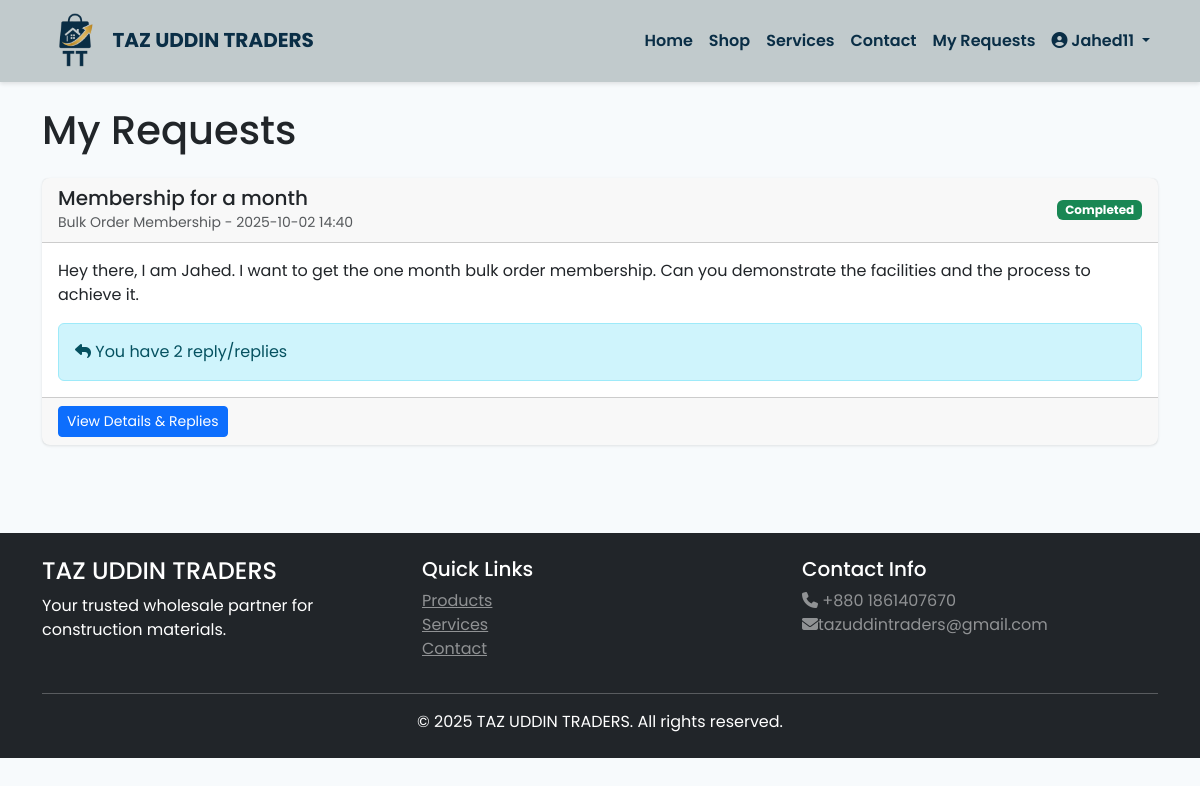
The app's page /services/my-requests/ (signed in) with its own data.
### accounts/models.py (models this page shows)
class User(AbstractUser):
    ROLE_CHOICES = (
        ('superadmin', 'Superadmin'),
        ('owner', 'Owner'),
        ('client', 'Client'),
    )
    role = models.CharField(max_length=20, choices=ROLE_CHOICES, default='client')
    phone = models.CharField(max_length=15, blank=True)
    address = models.TextField(blank=True)
    created_at = models.DateTimeField(auto_now_add=True)
    updated_at = models.DateTimeField(auto_now=True)
    class Meta:
        db_table = 'users'
    def is_superadmin(self):
        return self.role == 'superadmin'
    def is_owner(self):
        return self.role == 'owner'
    def is_client(self):
        return self.role == 'client'

### services/models.py (models this page shows, shortened)
class Request(models.Model):
    STATUS_CHOICES = (
        ('pending', 'Pending'),
        ('in_progress', 'In Progress'),
        ('completed', 'Completed'),
        ('cancelled', 'Cancelled'),
    )
    user = models.ForeignKey(User, on_delete=models.CASCADE, related_name='requests')
    service = models.ForeignKey(Service, on_delete=models.SET_NULL, null=True)
    subject = models.CharField(max_length=200)
    message = models.TextField()
    status = models.CharField(max_length=20, choices=STATUS_CHOICES, default='pending')
    created_at = models.DateTimeField(auto_now_add=True)
    updated_at = models.DateTimeField(auto_now=True)
    class Meta:
        ordering = ['-created_at']
        indexes = [
            models.Index(fields=['user', 'status']),
            models.Index(fields=['created_at']),
        ]

class Service(models.Model):
    SERVICE_TYPES = (
        ('membership', 'Membership'),
        ('appointment', 'Appointment (In-person)'),
        ('online_appointment', 'Online Appointment'),
        ('order', 'Order Placement'),
        ('complaint', 'Complaint Submission'),
        ('fast_track', 'Fast Track Help'),
        ('general', 'General Request'),
    )
    title = models.CharField(max_length=200)
    service_type = models.CharField(max_length=30, choices=SERVICE_TYPES)
    description = models.TextField()
    icon = models.CharField(max_length=50, blank=True)
    is_active = models.BooleanField(default=True)
    created_at = models.DateTimeField(auto_now_add=True)
    updated_at = models.DateTimeField(auto_now=True)

### services/views.py (the view)
# urls.py: path('my-requests/', views.ClientRequestListView.as_view(), name='request_list'),
class ClientRequestListView(LoginRequiredMixin, ListView):
    model = Request
    template_name = 'services/client_request_list.html'
    context_object_name = 'requests'
    paginate_by = 10
    def get_queryset(self):
        return Request.objects.filter(
            user=self.request.user
        ).select_related('service').prefetch_related('replies')

### templates/services/client_request_list.html (shortened to what this page needs)
{% extends 'base.html' %}
{% block content %}
<div class="container">
    <h1 class="mb-4">My Requests</h1>
    <div class="row">
        <div class="col-md-12">
            {% for request in requests %}
            <div class="card mb-3">
                <div class="card-header d-flex justify-content-between align-items-center">
                    <div>
                        <h5 class="mb-0">{{ request.subject }}</h5>
                        <small class="text-muted">{{ request.service.title }} - {{ request.created_at|date:"Y-m-d H:i" }}</small>
                    </div>
                    <span class="badge bg-{% if request.status == 'pending' %}warning{% elif request.status == 'completed' %}success{% elif request.status == 'cancelled' %}danger{% else %}info{% endif %}">
                        {{ request.get_status_display }}
                    </span>
                </div>
                <div class="card-body">
                    <p>{{ request.message|truncatewords:30 }}</p>
                    {% if request.replies.exists %}
                    <div class="alert alert-info mb-0">
                        <i class="fas fa-reply"></i> You have {{ request.replies.count }} reply/replies
                    </div>
                    {% endif %}
                </div>
                <div class="card-footer">
                    <a href="{% url 'services:client_request_detail' request.pk %}" class="btn btn-primary btn-sm">
                        View Details & Replies
                    </a>
                </div>
            </div>
            {% empty %}
            <div class="alert alert-info">
                <h5>No requests yet</h5>
                <p>You haven't submitted any requests. Visit our <a href="{% url 'services:service_list' %}">services page</a> to submit a request.</p>
            </div>
            {% endfor %}
        </div>
    </div>
</div>
{% endblock %}

### templates/base.html (shortened to what this page needs)
 {% load static %}
<!DOCTYPE html>
<html lang="en">
<head>
    <link href="https://cdn.jsdelivr.net/npm/bootstrap@5.3.0/dist/css/bootstrap.min.css" rel="stylesheet">
    <link rel="stylesheet" href="https://cdnjs.cloudflare.com/ajax/libs/font-awesome/6.4.0/css/all.min.css">
    {% load static %}
    <link rel="stylesheet" href="{% static 'css/style.css' %}">
</head>
<body>
    <nav class="navbar navbar-expand-lg navbar-dark" style="background-color: #C1CACC;">
        <div class="container">
            <a class="navbar-brand fw-bold" href="{% url 'core:home' %}" style="color:#0A2E46;">
                <img src="{% static 'img/logo.png' %}"  style="height:3.5rem;"> TAZ UDDIN TRADERS
            </a>
            <div class="collapse navbar-collapse" id="navbarNav">
                <ul class="navbar-nav ms-auto">
                    <li class="nav-item">
                        <a class="nav-link" style="color:#0A2E46;" href="{% url 'core:home' %}">Home</a>
                    </li>
                    <li class="nav-item">
                        <a class="nav-link" style="color:#0A2E46;" href="{% url 'shop:product_list' %}">Shop</a>
                    </li>
                    <li class="nav-item">
                        <a class="nav-link" style="color:#0A2E46;" href="{% url 'services:service_list' %}">Services</a>
                    </li>
                    <li class="nav-item">
                        <a class="nav-link" style="color:#0A2E46;" href="{% url 'core:contact' %}">Contact</a>
                    </li>
                    {% if user.is_authenticated %}
                        {% if user.is_client %}
                            <li class="nav-item">
                                <a class="nav-link" style="color:#0A2E46;" href="{% url 'services:request_list' %}">My Requests</a>
                            </li>
                        {% endif %}
                        <li class="nav-item dropdown">
                            <a class="nav-link dropdown-toggle" style="color:#0A2E46;" href="#" id="navbarDropdown" role="button" data-bs-toggle="dropdown">
                                <i class="fas fa-user-circle"></i> {{ user.username }}
                            </a>
                        </li>
                    {% endif %}
                </ul>
            </div>
        </div>
    </nav>
    <main class="py-4">
        {% block content %}{% endblock %}
    </main>
    <footer class="bg-dark text-white py-4 mt-5">
        <div class="container">
            <div class="row">
                <div class="col-md-4">
                    <h4>TAZ UDDIN TRADERS</h4>
                    <p>Your trusted wholesale partner for construction materials.</p>
                </div>
                <div class="col-md-4">
                    <h5>Quick Links</h5>
                    <ul class="list-unstyled">
                        <li><a href="{% url 'shop:product_list' %}" class="text-white-50">Products</a></li>
                        <li><a href="{% url 'services:service_list' %}" class="text-white-50">Services</a></li>
                        <li><a href="{% url 'core:contact' %}" class="text-white-50">Contact</a></li>
                    </ul>
                </div>
                <div class="col-md-4">
                    <h5>Contact Info</h5>
                    <p class="text-white-50">
                        <i class="fas fa-phone"></i> +880 1861407670<br>
                        <i class="fas fa-envelope"></i>tazuddintraders@gmail.com
                    </p>
                </div>
            </div>
            <hr class="bg-white">
            <p class="text-center mb-0">&copy; 2025 TAZ UDDIN TRADERS. All rights reserved.</p>
        </div>
    </footer>
</body>
</html>

### static/css/style.css (style rules this page uses)
:root { --primary-color: #1a365d; --secondary-color: #2d3748; --success-color: #48bb78; --danger-color: #f56565; --warning-color: #ecc94b; --light-bg: #f7fafc; --border-radius: 0.5rem; }
body { font-family: 'Poppins', sans-serif; background-color: var(--light-bg); }
.navbar { box-shadow: 0 2px 4px rgba(0,0,0,0.1); font-weight: 600; }
.card { border: none; border-radius: var(--border-radius); box-shadow: 0 1px 3px rgba(0,0,0,0.1); transition: transform 0.2s; }

### records on screen
User: username "Jahed11"
Request: subject "Membership for a month", service "Bulk Order Membership", created_at "2025-10-02 14:40", status "Completed", message "Hey there, I am Jahed. I want to get the one month bulk order membership. Can you demonstrate the facilities and the process to achieve it.", replies.count "2"
